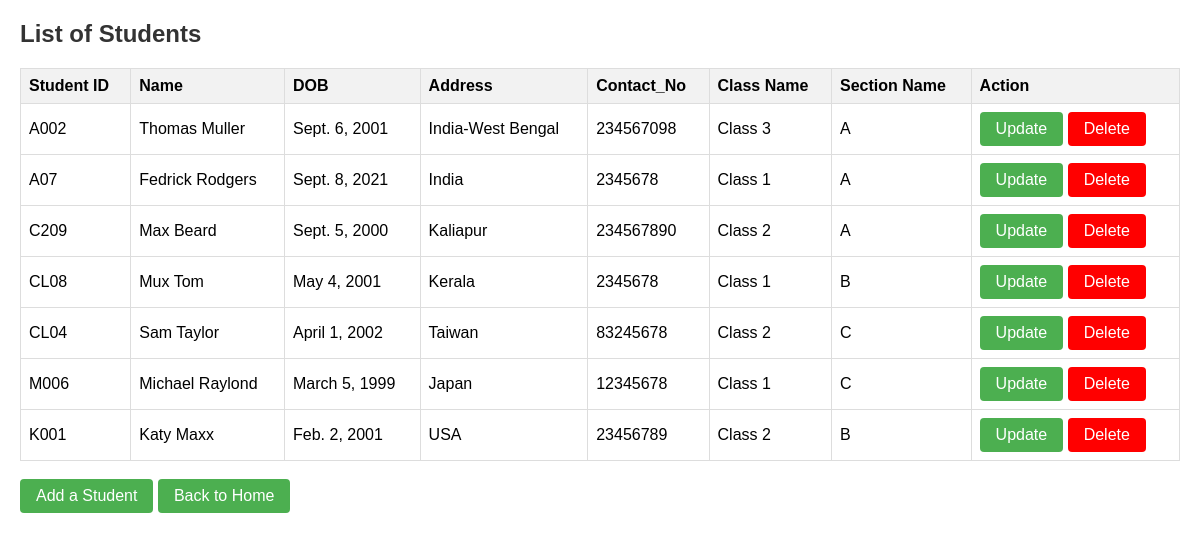
Before: /students/student_list/ with the older database file.
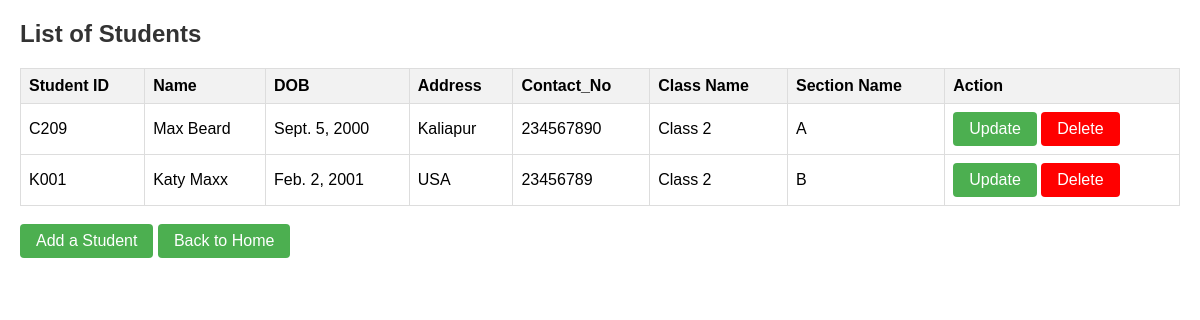
After: the same page with the newer database file.
### students/models.py (models this page shows, shortened)
class Student(models.Model):
    student_id=models.CharField(max_length=5, primary_key=True)
    name=models.CharField(max_length=50)
    dob=models.DateField()
    address=models.CharField(max_length=50)
    contact_no=models.PositiveBigIntegerField()
    class_name=models.CharField(max_length=10)
    section_name=models.CharField(max_length=100)

### students/views.py (the view)
# urls.py: path('student_list/', views.list_student, name='list_student'),
def list_student(request):
    students = Student.objects.all()
    return render(request, 'list_students.html', {'students': students})

### templates/list_students.html (shortened to what this page needs)
<!DOCTYPE html>
<html lang="en">
<head>
</head>
<body>
    <h2>List of Students</h2>
    <table>
        <tr>
            <th>Student ID</th>
            <th>Name</th>
            <th>DOB</th>
            <th>Address</th>
            <th>Contact_No</th>
            <th>Class Name</th>
            <th>Section Name</th>
            <th>Action</th>
        </tr>
        {% for student in students %}
            <tr>
                <td>{{ student.student_id }}</td>
                <td>{{ student.name }}</td>
                <td>{{ student.dob }}</td>
                <td>{{ student.address }}</td>
                <td>{{ student.contact_no }}</td>
                <td>{{ student.class_name }}</td>
                <td>{{ student.section_name }}</td>
                <td>
                    <a href="{% url 'update_student' student_id=student.student_id %}" class="button">Update</a>
                    <a href="{% url 'delete_student' student_id=student.student_id %}" class="button button-red">Delete</a>
                </td>
            </tr>
        {% endfor %}
    </table>
    <br>
    <a href="{% url 'search_student' %}" class="button">Add a Student</a>
    <a href="{% url 'class_list' %}" class="button">Back to Home</a>
</body>
</html>

### templates/list_students.html (style rules this page uses)
body { font-family: Arial, sans-serif; margin: 20px; }
h2 { color: #333; }
table { width: 100%; border-collapse: collapse; margin-top: 20px; }
th, td { border: 1px solid #ddd; padding: 8px; text-align: left; }
th { background-color: #f2f2f2; }
.button { display: inline-block; padding: 8px 16px; text-align: center; text-decoration: none; background-color: #4CAF50; color: white; border: none; border-radius: 4px; cursor: pointer; }
.button-red { background-color: #FF0000; }

Changed rows visible on the page:
removed Student: student_id "A002", name "Thomas Muller", dob "Sept. 6, 2001", address "India-West Bengal", contact_no "234567098", class_name "Class 3", section_name "A"
removed Student: student_id "A07", name "Fedrick Rodgers", dob "Sept. 8, 2021", address "India", contact_no "2345678", class_name "Class 1", section_name "A"
removed Student: student_id "CL08", name "Mux Tom", dob "May 4, 2001", address "Kerala", contact_no "2345678", class_name "Class 1", section_name "B"
removed Student: student_id "CL04", name "Sam Taylor", dob "April 1, 2002", address "Taiwan", contact_no "83245678", class_name "Class 2", section_name "C"
removed Student: student_id "M006", name "Michael Raylond", dob "March 5, 1999", address "Japan", contact_no "12345678", class_name "Class 1", section_name "C"
